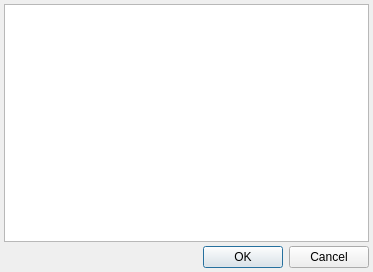
<?xml version="1.0" encoding="UTF-8"?>
<ui version="4.0">
 <class>ExecutionPlanEditor</class>
 <widget class="QDialog" name="ExecutionPlanEditor">
  <property name="geometry">
   <rect>
    <x>0</x>
    <y>0</y>
    <width>373</width>
    <height>272</height>
   </rect>
  </property>
  <property name="windowTitle">
   <string>Выбранное время</string>
  </property>
  <layout class="QGridLayout" name="gridLayout">
   <property name="margin">
    <number>4</number>
   </property>
   <property name="spacing">
    <number>4</number>
   </property>
   <item row="0" column="0">
    <widget class="CExecutionPlanEditorTable" name="tblPlanEditor"/>
   </item>
   <item row="1" column="0">
    <widget class="QDialogButtonBox" name="buttonBox">
     <property name="orientation">
      <enum>Qt::Horizontal</enum>
     </property>
     <property name="standardButtons">
      <set>QDialogButtonBox::Cancel|QDialogButtonBox::Ok</set>
     </property>
    </widget>
   </item>
  </layout>
 </widget>
 <customwidgets>
  <customwidget>
   <class>CExecutionPlanEditorTable</class>
   <extends>QTableView</extends>
   <header>ExecutionPlanEditorTable.h</header>
  </customwidget>
 </customwidgets>
 <resources/>
 <connections>
  <connection>
   <sender>buttonBox</sender>
   <signal>accepted()</signal>
   <receiver>ExecutionPlanEditor</receiver>
   <slot>accept()</slot>
   <hints>
    <hint type="sourcelabel">
     <x>248</x>
     <y>254</y>
    </hint>
    <hint type="destinationlabel">
     <x>157</x>
     <y>274</y>
    </hint>
   </hints>
  </connection>
  <connection>
   <sender>buttonBox</sender>
   <signal>rejected()</signal>
   <receiver>ExecutionPlanEditor</receiver>
   <slot>reject()</slot>
   <hints>
    <hint type="sourcelabel">
     <x>316</x>
     <y>260</y>
    </hint>
    <hint type="destinationlabel">
     <x>286</x>
     <y>274</y>
    </hint>
   </hints>
  </connection>
 </connections>
</ui>
